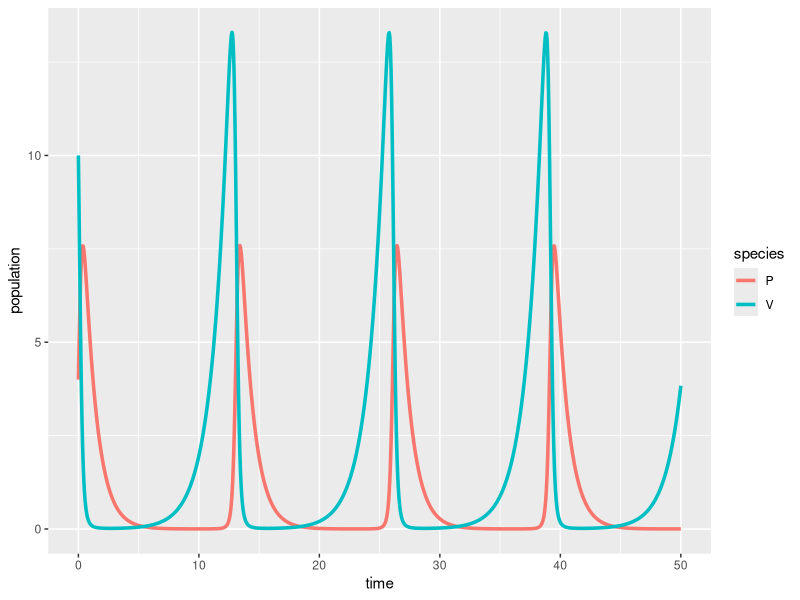
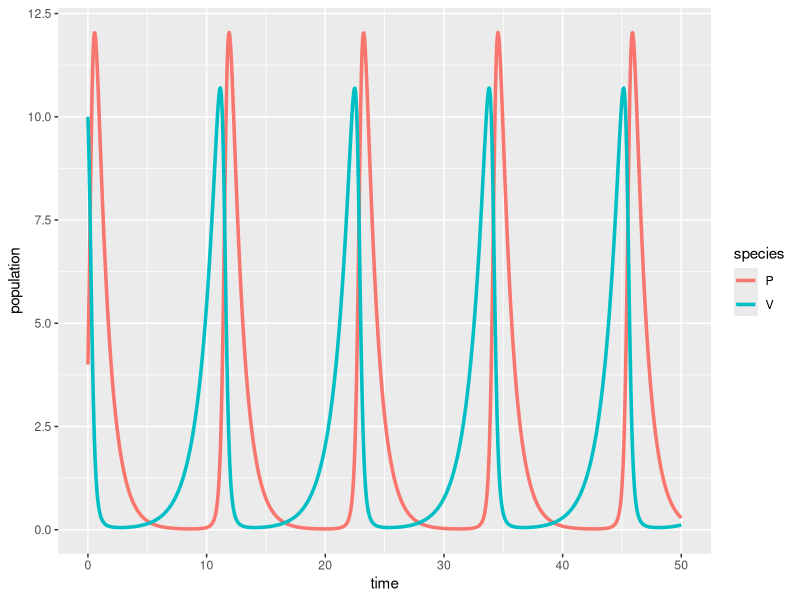

These figures' R source, in order:
## ---- chunk 1
#| message: false
#| warning: false
# load libraries ----
library(tidyverse)
library(deSolve)
library(kableExtra)
## ---- chunk 2
# Create a sequence of times (days) ----
time <- seq(from = 0, to = 50, by = 0.05)

# Set some parameter values (these can change - keep it in mind) ----
parameters <- c(r = .75, alpha = 0.8, beta = 0.5, q = 1)

# Set the initial condition (prey and predator populations at t = 0) ----
# Recall: V = prey, P = predator
init_cond <- c(V = 10, P = 4)

# Prepare the series of differential equations as a function ----
lv_equations <- function(time, init_cond, parameters) {
  with(as.list(c(init_cond, parameters)), {
    dVdt = r * V - alpha * V * P
    dPdt = beta * V * P - q * P
    return(list(c(dVdt, dPdt)))
  })
}

# Find the approximate the solution using `deSolve::ode()` ----
approx_lv <- ode(y = init_cond, times = time, func = lv_equations, parms = parameters)

# Check the class ----
class(approx_lv)

# We really want this to be a data frame, AND we want both prey (V) and predator (P) to be in the same column -- we'll learn why in EDS 221 (tidy data) ----
approx_lk_df <- data.frame(approx_lv) |> 
  pivot_longer(cols = c(V, P), names_to = "species", values_to = "population")

# Plot it ----
ggplot(data = approx_lk_df, aes(x = time, y = population)) +
  geom_line(aes(color = species), linewidth = 1.2)
## ---- chunk 3
# Set some parameter values (these can change - keep it in mind) ----
parameters <- c(r = .75, alpha = 0.4, beta = 0.5, q = 1)

# Recall: V = prey, P = predator
init_cond <- c(V = 10, P = 4)

# Find the approximate the solution using `deSolve::ode()` ----
approx_lv <- ode(y = init_cond, 
                 times = time, 
                 func = lv_equations, 
                 parms = parameters)

approx_lk_df <- data.frame(approx_lv) |> 
  pivot_longer(cols = c(V, P), names_to = "species", values_to = "population")

# Plot it ----
ggplot(data = approx_lk_df, aes(x = time, y = population)) +
  geom_line(aes(color = species), linewidth = 1.2)
